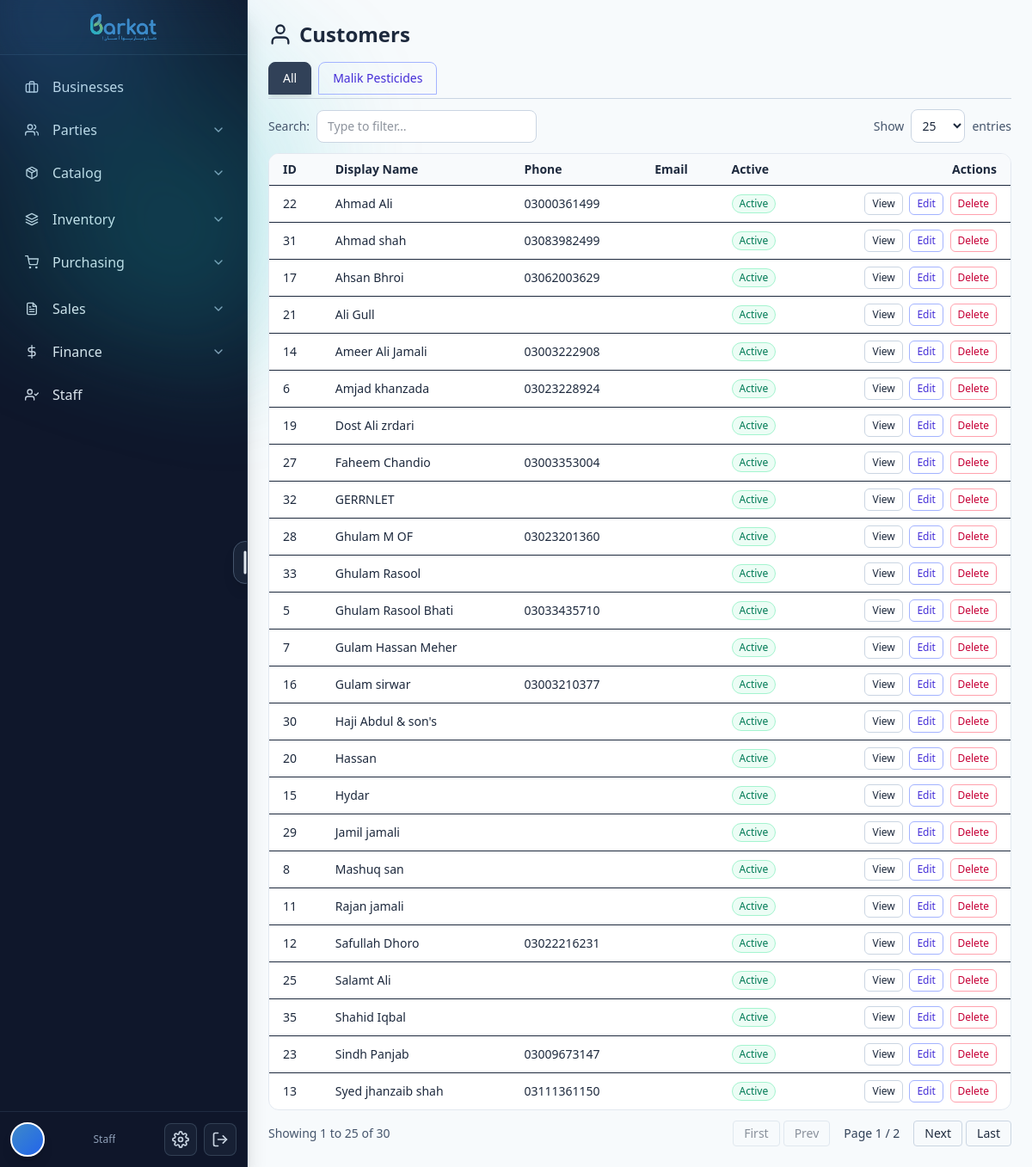
The app's page /customers/ with its own data.
### barkat/models.py (models this page shows, shortened)
class CodeNamed(TimeStampedBy):
    name = models.CharField(max_length=255)
    code = models.CharField(max_length=50, db_index=True)
    class Meta:
        abstract = True

class Business(CodeNamed):
    legal_name = models.CharField(max_length=255, blank=True, default="")
    ntn = models.CharField(max_length=50, blank=True, default="")        # Pakistan context
    sales_tax_reg = models.CharField(max_length=50, blank=True, default="")
    phone = models.CharField(max_length=50, blank=True, default="")
    email = models.EmailField(blank=True, default="")
    address = models.TextField(blank=True, default="")
    pos_printer_name = models.CharField(
        max_length=200, blank=True,
        help_text="POS80 Printer"
    )
    class Meta:
        unique_together = [("code",)]
        indexes = [models.Index(fields=["name"]), models.Index(fields=["code"])]

class TimeStampedBy(models.Model):
    created_at = models.DateTimeField(default=timezone.now, db_index=True, editable=True)
    updated_at = models.DateTimeField(auto_now=True, db_index=True)
    created_by = models.ForeignKey(
        settings.AUTH_USER_MODEL, null=True, blank=True,
        on_delete=models.SET_NULL, related_name="%(class)s_created"
    )
    updated_by = models.ForeignKey(
        settings.AUTH_USER_MODEL, null=True, blank=True,
        on_delete=models.SET_NULL, related_name="%(class)s_updated"
    )
    is_active = models.BooleanField(default=True, db_index=True)
    is_deleted = models.BooleanField(default=False, db_index=True)
    class Meta:
        abstract = True

class Party(TimeStampedBy):
    CUSTOMER = "CUSTOMER"
    VENDOR = "VENDOR"
    BOTH = "BOTH"
    PARTY_TYPES = [(CUSTOMER, "Customer"), (VENDOR, "Vendor"), (BOTH, "Both")]
    type = models.CharField(max_length=20, choices=PARTY_TYPES, db_index=True)
    display_name = models.CharField(max_length=255, db_index=True)
    legal_name = models.CharField(max_length=255, blank=True, default="")
    phone = models.CharField(max_length=50, blank=True, default="")
    email = models.EmailField(blank=True, default="")
    address = models.TextField(blank=True, default="")
    gst_number = models.CharField(max_length=50, blank=True, default="")
    opening_balance = models.DecimalField(**DECIMAL_12_2, default=0)
    opening_balance_side = models.CharField(
        max_length=2,
        choices=[('Dr', 'Debit (They owe us)'), ('Cr', 'Credit (We owe them)')],
        default='Dr',
        help_text='Specify whether the opening balance is Debit or Credit'
    )
    opening_balance_date = models.DateField(
        null=True,
        blank=True,
        help_text='Date when the opening balance was set (defaults to party creation date)'
    )
    cached_balance = models.DecimalField(**DECIMAL_12_2, default=0, editable=False)
    cached_balance_updated_at = models.DateTimeField(null=True, blank=True, editable=False)
    default_business = models.ForeignKey(Business, null=True, blank=True, on_delete=models.SET_NULL)
    class Meta:
        indexes = [models.Index(fields=["type", "display_name"])]

### barkat/views.py (the view)
# urls.py: path("customers/", views.CustomersListView.as_view(), name="customers_list"),
class CustomersListView(ListView):
    template_name = "barkat/parties/customers_list.html"
    context_object_name = "customers"
    def get_queryset(self):
        qs = Party.objects.filter(type__in=[Party.CUSTOMER, Party.BOTH], is_deleted=False).order_by("display_name")
        q = self.request.GET.get("q")
        if q:
          qs = qs.filter(Q(display_name__icontains=q) | Q(phone__icontains=q) | Q(email__icontains=q))
        return qs
    def get_context_data(self, **kwargs):
        ctx = super().get_context_data(**kwargs)
        ctx["businesses"] = Business.objects.filter(is_deleted=False).order_by("name")
        return ctx

### barkat/templates/barkat/parties/customers_list.html (shortened to what this page needs)
{% extends "base.html" %}
{%load static %} {% block content %}
<div class="p-4 md:p-6">
  <div class="flex items-center justify-between mb-4">
    <h1 class="text-2xl font-bold flex items-center gap-2">
      <i data-feather="user" class="w-7 h-7"></i>
      <span>Customers</span>
    </h1>
  </div>
  <div class="mb-3">
    <div class="flex gap-2 overflow-x-auto pb-1 border-b border-slate-300">
       {% if not business %}
      <a
        href="{% url 'customers_list' %}"
        aria-current="page"
        data-tint="slate"
        class="inline-flex items-center gap-2 px-4 py-2 rounded-t-lg border text-sm font-medium transition-all duration-300 bg-slate-700 text-white border-slate-700 shadow-md"
      >
        All
      </a>
      {% endif %}  {% for b in businesses %}
      <span class="hidden"
        >{% cycle 'indigo' 'emerald' 'rose' 'amber' as color %}</span
      >
      {% if business and business.id == b.id %}
      <a
        href="{% url 'business_customers' b.id %}"
        aria-current="page"
        data-tint="{{ color }}"
        class="inline-flex items-center gap-2 px-4 py-2 rounded-t-lg border text-sm font-medium transition-all duration-300
                    bg-{{ color }}-700 text-white border-{{ color }}-700 shadow-md"
      >
        {{ b.name }}
      </a>
      {% else %}
      <a
        href="{% url 'business_customers' b.id %}"
        class="inline-flex items-center gap-2 px-4 py-2 rounded-t-lg border text-sm font-medium transition-all duration-300
                    text-{{ color }}-700 border-{{ color }}-300 hover:bg-{{ color }}-100 hover:border-{{ color }}-600 hover:text-{{ color }}-900"
      >
        {{ b.name }}
      </a>
      {% endif %} {% endfor %}
    </div>
  </div>
  <div
    class="mb-3 flex flex-col sm:flex-row gap-2 sm:items-center sm:justify-between"
  >
    <div class="flex items-center gap-2">
      <label for="custSearch" class="text-sm text-slate-600">Search:</label>
      <input
        id="custSearch"
        type="search"
        placeholder="Type to filter…"
        class="w-64 max-w-full rounded-lg border border-slate-300 bg-white px-3 py-2 text-sm"
        autocomplete="off"
      />
    </div>
    <div class="flex items-center gap-2">
      <label for="custPerPage" class="text-sm text-slate-600">Show</label>
      <select
        id="custPerPage"
        class="rounded-lg border border-slate-300 bg-white px-2 py-2 text-sm"
      >
        <option value="25" selected>25</option>
      </select>
      <span class="text-sm text-slate-600">entries</span>
    </div>
  </div>
  <div class="overflow-x-auto rounded-xl border border-slate-200 bg-white">
    <table id="customersTable" class="min-w-full text-sm">
      <thead class="bg-slate-50">
        <tr>
          <th class="px-4 py-2 text-left">ID</th>
          <th class="px-4 py-2 text-left">Display Name</th>
          <th class="px-4 py-2 text-left">Phone</th>
          <th class="px-4 py-2 text-left">Email</th>
          <th class="px-4 py-2 text-left">Active</th>
          <th class="px-4 py-2 text-right">Actions</th>
        </tr>
      </thead>
      <tbody id="customersBody">
        {% for c in customers %}
        <tr class="border-t">
          <td class="px-4 py-2">{{ c.id }}</td>
          <td class="px-4 py-2">{{ c.display_name }}</td>
          <td class="px-4 py-2">{{ c.phone }}</td>
          <td class="px-4 py-2">{{ c.email }}</td>
          <td class="px-4 py-2">
            {% if c.is_active %}
            <span
              class="inline-flex items-center rounded-full px-2 py-0.5 text-xs bg-emerald-50 text-emerald-700 border border-emerald-200"
              >Active</span
            >
            {% else %}
            <span
              class="inline-flex items-center rounded-full px-2 py-0.5 text-xs bg-slate-100 text-slate-700 border border-slate-200"
              >Inactive</span
            >
            {% endif %}
          </td>
          <td class="px-4 py-2 text-right whitespace-nowrap">
              <a
                href="{% url 'party_detail' c.id %}"
                class="inline-flex items-center gap-1 rounded-md border border-slate-300 px-2 py-1 text-xs hover:bg-slate-50"
              >
                View
              </a>
              <a
                href="{% url 'party_update' c.id %}"
                class="inline-flex items-center gap-1 rounded-md border border-indigo-300 text-indigo-700 px-2 py-1 text-xs hover:bg-indigo-50 ml-1"
              >
                Edit
              </a>
              <form
                action="{% url 'party_delete' c.id %}"
                method="post"
                class="inline ml-1"
                onsubmit="return confirm('Delete this customer permanently?');"
              >
                <button
                  type="submit"
                  class="inline-flex items-center gap-1 rounded-md border border-rose-300 text-rose-700 px-2 py-1 text-xs hover:bg-rose-50"
                  title="Delete"
                >
                  Delete
                </button>
              </form>
          </td>
        </tr>
        {% empty %}
        <tr>
          <td colspan="6" class="px-4 py-6 text-center text-slate-500">
            No customers found.
          </td>
        </tr>
        {% endfor %}
      </tbody>
    </table>
  </div>
  <div
    class="mt-3 flex flex-col sm:flex-row sm:items-center sm:justify-between gap-3"
  >
    <div id="custInfo" class="text-sm text-slate-600">Showing 0 to 0 of 0</div>
    <div class="flex items-center gap-1">
      <button
        id="custFirst"
        class="px-3 py-1 rounded border border-slate-300 text-sm hover:bg-slate-50"
      >
        First
      </button>
      <button
        id="custPrev"
        class="px-3 py-1 rounded border border-slate-300 text-sm hover:bg-slate-50"
      >
        Prev
      </button>
      <span id="custPage" class="px-3 py-1 text-sm text-slate-700"
        >Page 1 / 1</span
      >
      <button
        id="custNext"
        class="px-3 py-1 rounded border border-slate-300 text-sm hover:bg-slate-50"
      >
        Next
      </button>
      <button
        id="custLast"
        class="px-3 py-1 rounded border border-slate-300 text-sm hover:bg-slate-50"
      >
        Last
      </button>
    </div>
  </div>
</div>
{% endblock %}

### barkat/static/css/styles.css (style rules this page uses)
:root { --primary-color: #418AC9; --secondary-color: #2BB5BC; --tertiary-color: #97CA51; --accent: var(--primary-color); --accent2: var(--secondary-color); --accent3: var(--tertiary-color); }
body { position: relative; overflow: hidden; }
html, body { height: 100%; margin: 0; padding: 0; }
body::before { content: ""; position: absolute; inset: 0; pointer-events: none; background: radial-gradient(60% 40% at 10% 20%, rgba(255, 255, 255, 0.55), transparent 20%), radial-gradient(50% 30% at 90% 80%, rgba(255, 255, 255, 0.3), transparent 25%); mix-blend-mode: overlay; z-index: 0; }
body::after { content: ""; position: absolute; width: 540px; height: 540px; left: -12%; top: -10%; transform: rotate(15deg); background: radial-gradient(circle at 30% 30%, color-mix(in srgb, var(--primary-color) 60%, transparent), transparent 40%), radial-gradient(circle at 70% 70%, color-mix(in srgb, var(--secondary-color) 45%, transparent), transparent 55%); filter: blur(60px) saturate(120%); opacity: 0.65; pointer-events: none; z-index: 0; }

### barkat/templates/base.html (style rules this page uses)
html, body { overflow-x: hidden !important; max-width: 100vw; }
* { max-width: 100%; }

### records on screen
Business: name "Malik Pesticides"
Party: id "22", display_name "Ahmad Ali", phone "03000361499", is_active "Active"
Party: id "31", display_name "Ahmad shah", phone "03083982499", is_active "Active"
Party: id "17", display_name "Ahsan Bhroi", phone "03062003629", is_active "Active"
Party: id "21", display_name "Ali Gull", is_active "Active"
Party: id "14", display_name "Ameer Ali Jamali", phone "03003222908", is_active "Active"
Party: id "6", display_name "Amjad khanzada", phone "03023228924", is_active "Active"
Party: id "19", display_name "Dost Ali zrdari", is_active "Active"
Party: id "27", display_name "Faheem Chandio", phone "03003353004", is_active "Active"
Party: id "32", display_name "GERRNLET", is_active "Active"
Party: id "28", display_name "Ghulam M OF", phone "03023201360", is_active "Active"
Party: id "33", display_name "Ghulam Rasool", is_active "Active"
Party: id "5", display_name "Ghulam Rasool Bhati", phone "03033435710", is_active "Active"
Party: id "7", display_name "Gulam Hassan Meher", is_active "Active"
Party: id "16", display_name "Gulam sirwar", phone "03003210377", is_active "Active"
Party: id "30", display_name "Haji Abdul & son's", is_active "Active"
Party: id "20", display_name "Hassan", is_active "Active"
Party: id "15", display_name "Hydar", is_active "Active"
Party: id "29", display_name "Jamil jamali", is_active "Active"
Party: id "8", display_name "Mashuq san", is_active "Active"
Party: id "11", display_name "Rajan jamali", is_active "Active"
Party: id "12", display_name "Safullah Dhoro", phone "03022216231", is_active "Active"
Party: id "25", display_name "Salamt Ali", is_active "Active"
Party: id "35", display_name "Shahid Iqbal", is_active "Active"
Party: id "23", display_name "Sindh Panjab", phone "03009673147", is_active "Active"
Party: id "13", display_name "Syed jhanzaib shah", phone "03111361150", is_active "Active"

### other values on screen
{{ desig|default:"Staff" }} "Staff"
